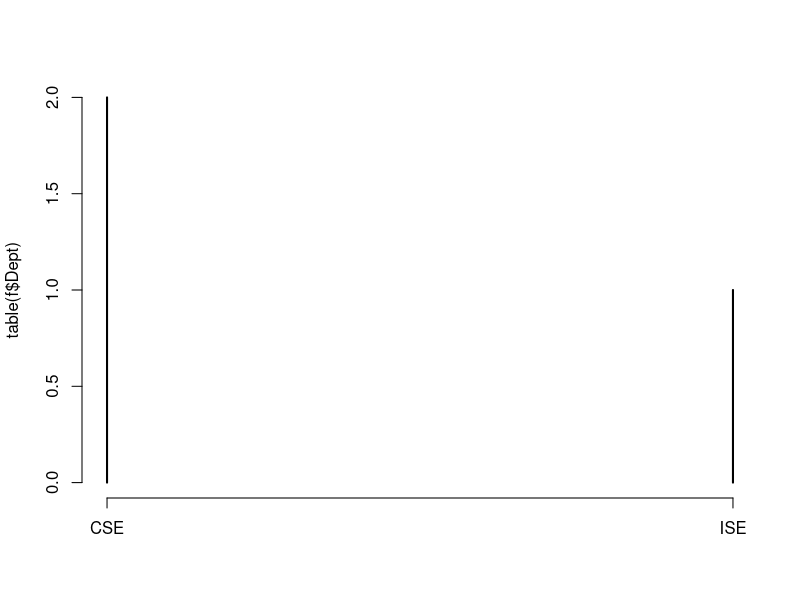

Recreate this plot in R.
## ---- chunk 1
faculty<-read.csv('Q3a.csv',header=TRUE)
head(faculty)
## ---- chunk 2
f<-faculty[faculty$Salary>100000,c("Name","Dept")]
f
plot(table(f$Dept))

## ---- chunk 3
sub<-subset(faculty,Designation=="Assosciate Professor" & Papers.Published>4)
sub

## ---- chunk 4
a<-aggregate(Papers.Published~Dept+Designation,faculty,mean)
a
## ---- chunk 5
aggregate(Training~Dept,faculty,mean)

## ---- chunk 6

## ---- chunk 7
faculty[order(faculty$Dept,faculty$Name),]

## ---- chunk 8
subset(faculty,Name=="Mithra")

